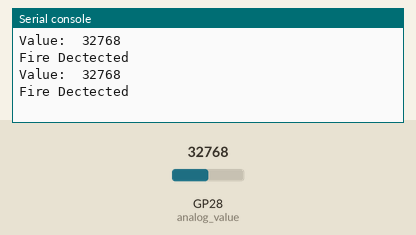
Bench run of a program on a simulated Raspberry Pi Pico running MicroPython. Parts: the last lines printed to the serial console. The test bench sets the inputs (shaded band); at power-on: GP28 (analog_value) = 32768 (analog values on the 0–65535 scale).

Above: at 1.2 s.
1.3 s: GP28 (analog_value) set to 49248
At 2.6 s:
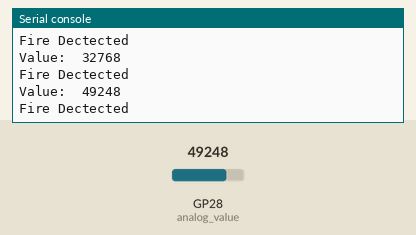
2.8 s: GP28 (analog_value) set to 51072
At 3.8 s:
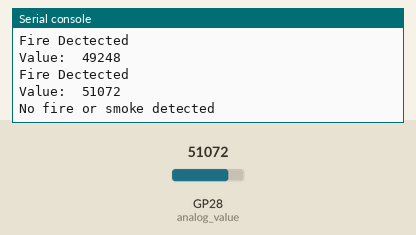
Timing chart, 0 to 5.8 s (numbered marks = the images above; inputs shaded):
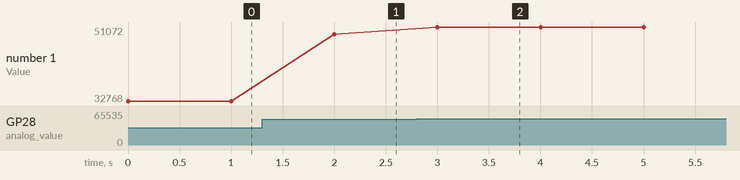

The program:

HW-491-reader-debug.py
```python
import machine
import utime

analog_value = machine.ADC(28) #read gpio 28

while True:
    reading = analog_value.read_u16()
    print("Value: ",reading)
    if reading < 50000:
        print("Fire Dectected");
    else:
        print("No fire or smoke detected");
    utime.sleep(1.0)
```

Measured:
- the behaviour switches between 49984 and 50000 on GP28 (analog_value) (found by bisection; images 1 and 2)
- after the input at 1.3 s, the serial console: prints a new line after 0.70 s (image 1)
- after the input at 2.8 s, the serial console: prints a new line after 0.20 s (image 2)
- plotted number 1: 32768 → 49248 after the input at 1.3 s, 49248 → 51072 after the input at 2.8 s
